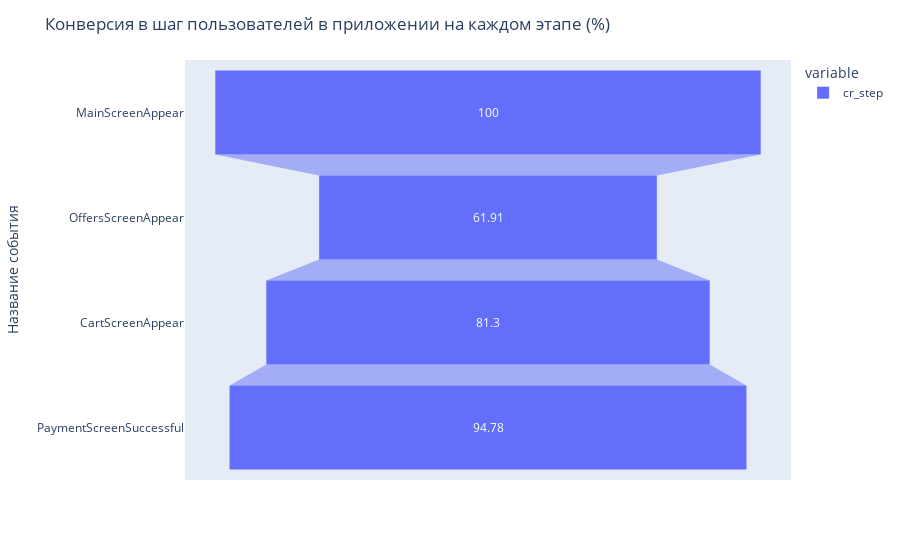

The code cell stored with this chart in its notebook:
### Code cell
#Для большей наглядности построим воронку для конверсии в шаг
#на каждом этапе
fig = px.funnel(users_count['cr_step'])

fig.update_layout(title='Конверсия в шаг пользователей в приложении на каждом этапе (%)',
                   yaxis_title='Название события')
iplot(fig)

### Figure 1 — Plotly figure (JSON) as saved in the notebook; plotly's stock layout.template omitted (floating-point values rounded to 4 significant figures)
{"data": [{"hovertemplate": "variable=cr_step<br>value=%{x}<br>event_name=%{y}<extra></extra>", "legendgroup": "cr_step", "marker": {"color": "#636efa"}, "name": "cr_step", "orientation": "h", "showlegend": true, "type": "funnel", "x": [100, 61.91, 81.3, 94.78], "xaxis": "x", "y": ["MainScreenAppear", "OffersScreenAppear", "CartScreenAppear", "PaymentScreenSuccessful"], "yaxis": "y"}], "layout": {"legend": {"title": {"text": "variable"}, "tracegroupgap": 0}, "margin": {"t": 60}, "title": {"text": "Конверсия в шаг пользователей в приложении на каждом этапе (%)"}, "xaxis": {"anchor": "y", "domain": [0, 1], "title": {"text": "value"}}, "yaxis": {"anchor": "x", "domain": [0, 1], "title": {"text": "Название события"}}}}
